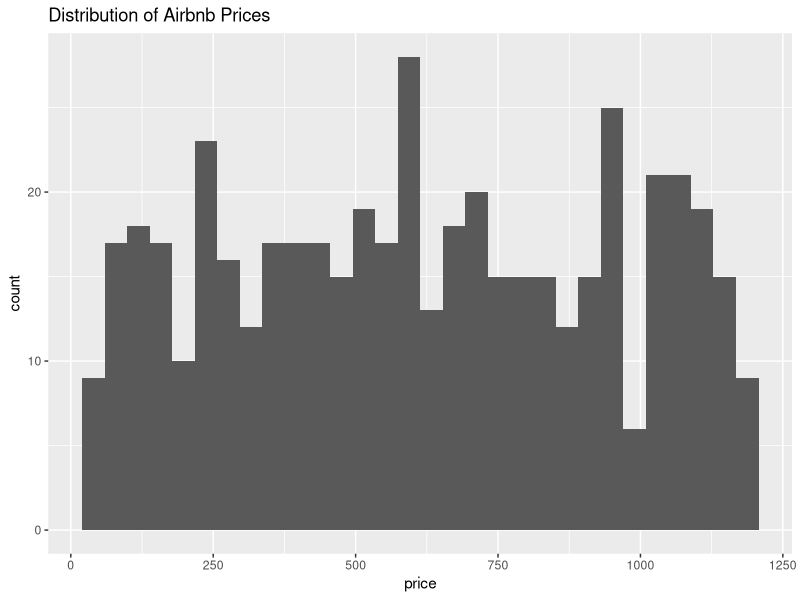
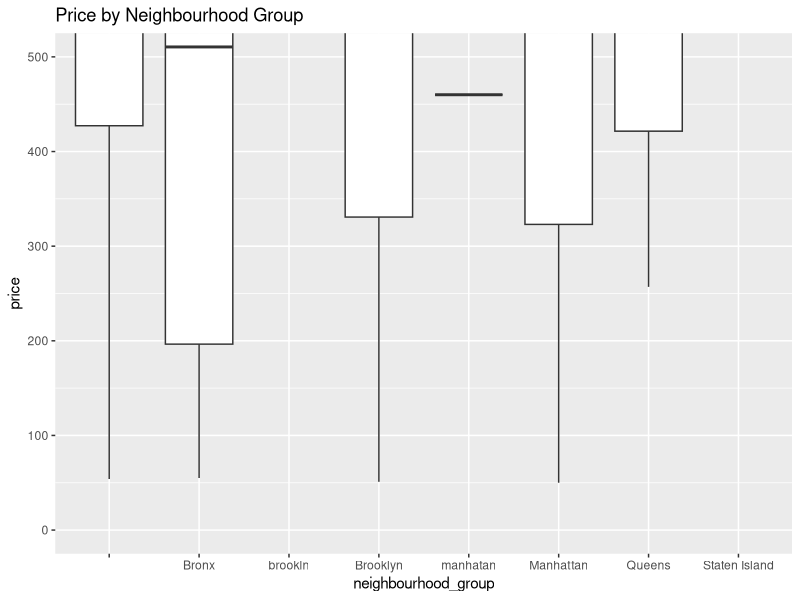
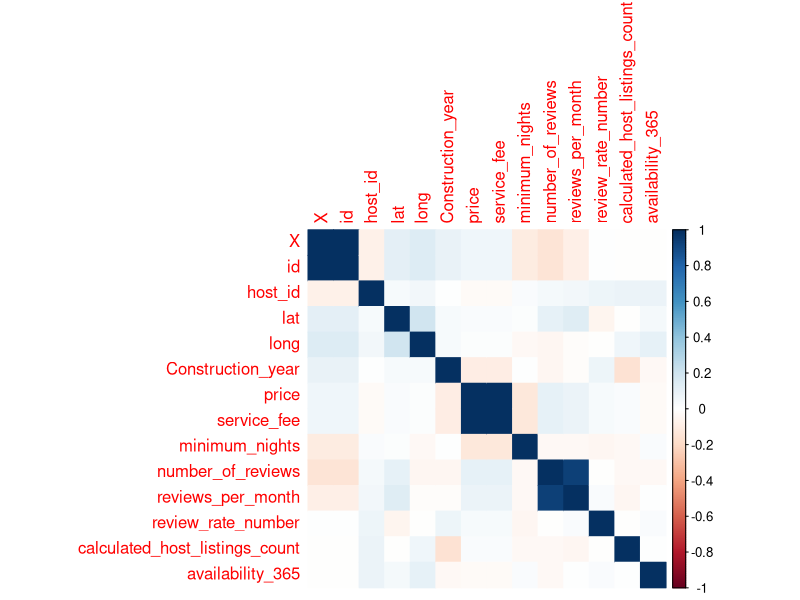

Recreate these plots in R, in order.

# -------------

library(tidyverse)
library(lubridate)
library(caret)
library(corrplot)
setwd("C:\\workdir-course\\project")

airbnb <- read.csv("airbnb_500.csv")

glimpse(airbnb)
summary(airbnb)

#fixing col names
airbnb <- airbnb %>%
  rename_with(~ str_replace_all(., "\\.", "_"))

# convert to numeric
airbnb <- airbnb %>%
  mutate(
    price = as.numeric(gsub("[$,]", "", price)),
    service_fee = as.numeric(gsub("[$,]", "", service_fee))
  )

## Handle missing value
colSums(is.na(airbnb))

airbnb <- airbnb %>%
  filter(!is.na(price))

#convert to categorical values
airbnb <- airbnb %>%
  mutate(
    room_type = as.factor(room_type),
    neighbourhood_group = as.factor(neighbourhood_group),
    instant_bookable = as.factor(instant_bookable),
    host_identity_verified = as.factor(host_identity_verified)
  )

xd <- head(airbnb, 2)
xd$room_type

#plotting data
ggplot(airbnb, aes(price)) +
  geom_histogram(bins = 30) +
  labs(title = "Distribution of Airbnb Prices")

ggplot(airbnb, aes(neighbourhood_group, price)) +
  geom_boxplot() +
  coord_cartesian(ylim = c(0, 500)) +
  labs(title = "Price by Neighbourhood Group")


numeric_vars <- airbnb %>%
  select_if(is.numeric)

#correlation analysis
cor_matrix <- cor(numeric_vars, use = "complete.obs")
corrplot(cor_matrix, method = "color")

airbnb <- airbnb %>%
  mutate(
    price_per_night = price / minimum_nights,
    high_availability = ifelse(availability_365 > 200, 1, 0),
    high_review_volume = ifelse(number_of_reviews > median(number_of_reviews), 1, 0)
  )



airbnb <- airbnb %>%
  mutate(
    neighbourhood_group = case_when(
      neighbourhood_group == "brookln" ~ "Brooklyn",
      TRUE ~ neighbourhood_group
    )
  )

#create train/test split
set.seed(123)
train_index <- createDataPartition(airbnb$price, p = 0.8, list = FALSE)

train <- airbnb[train_index, ]
test <- airbnb[-train_index, ]

#build model
model <- lm(
  price ~ room_type + neighbourhood_group +
    number_of_reviews + availability_365 +
    host_identity_verified + instant_bookable,
  data = train
)

summary(model)

predictions <- predict(model, test)

RMSE(predictions, test$price, na.rm = TRUE)

mean(test$price, na.rm = TRUE)
